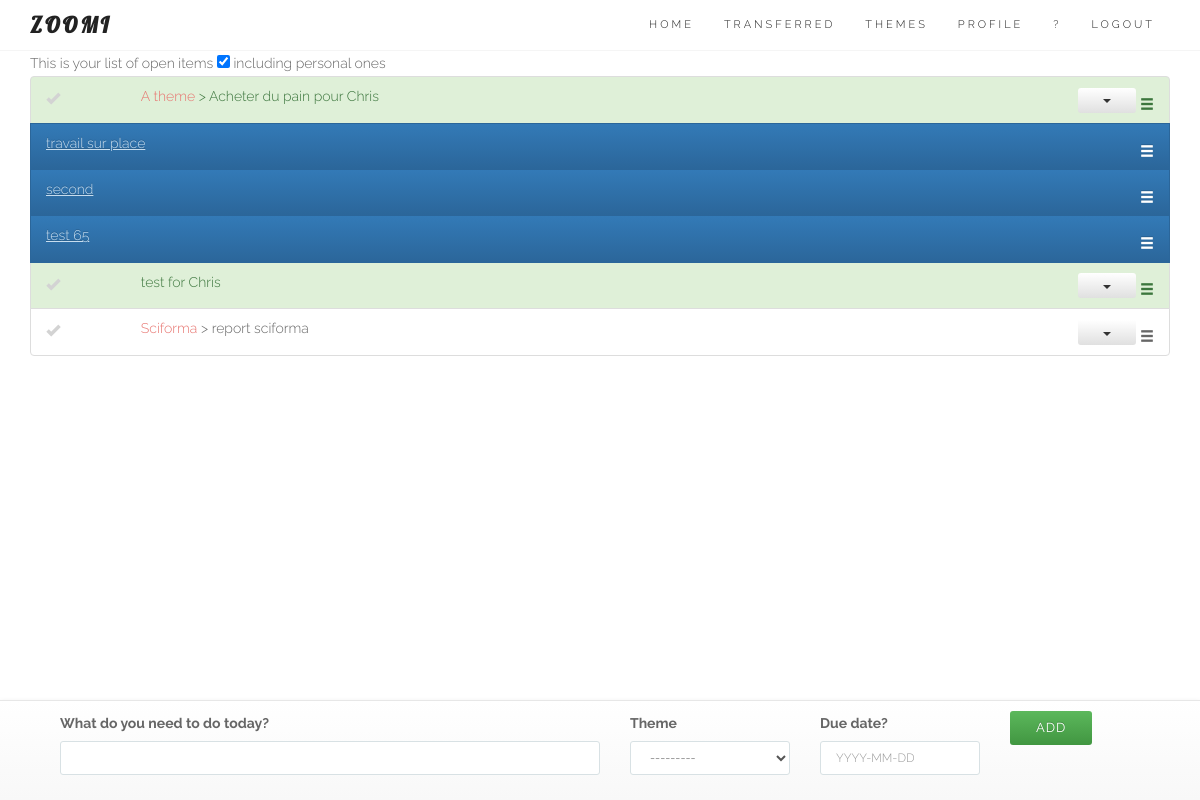
The app's page / (signed in), older data.
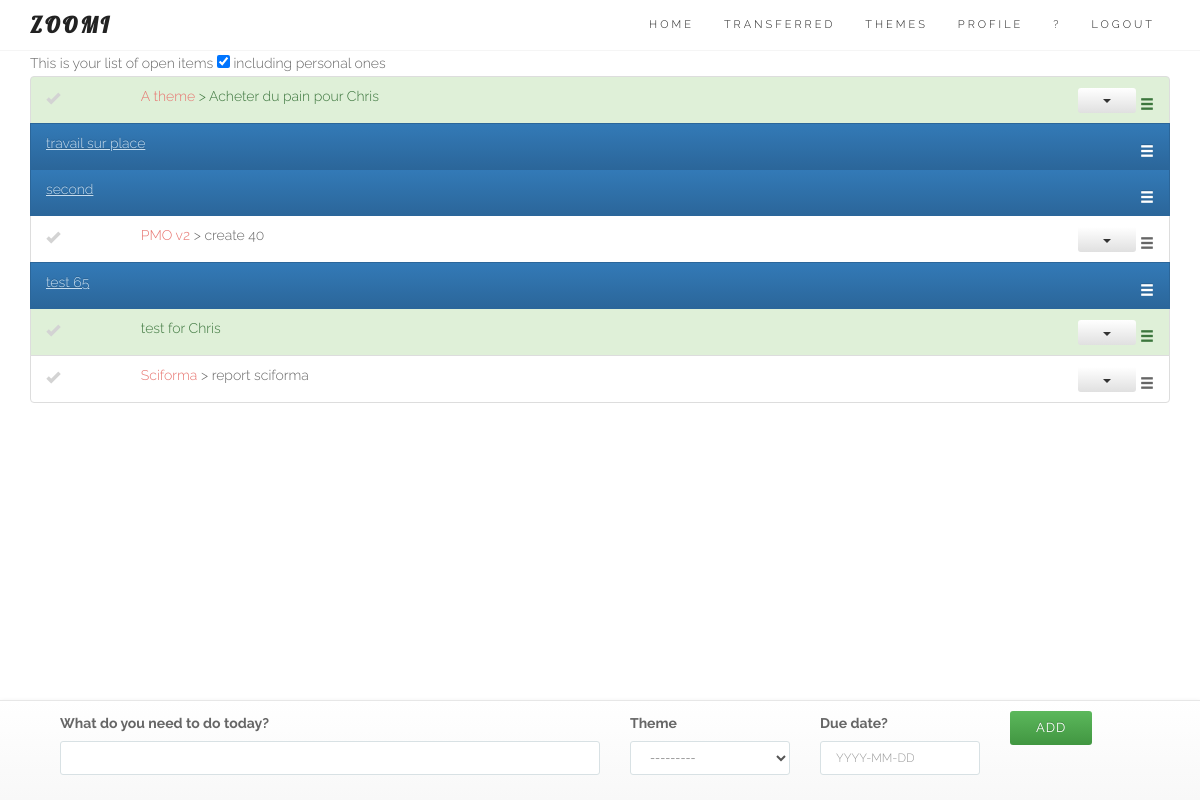
The same page, newer data.
### core/models.py (models this page shows, shortened)
class Entry(models.Model):
	user = models.ForeignKey(User)
	name = models.CharField(max_length=100)
	data = models.CharField(max_length=200, blank=True)
	order = models.IntegerField(default=1000)
	duedate = models.DateField(null=True, blank=True)
	done = models.BooleanField(default=False) # 0 = to do / 1 = completed
	impediment = models.BooleanField(default=False) # 0 = No / 1 = Yes
	transfered = models.BooleanField(default=False) # 0 = No / 1 = Yes = no longer in your List
	personal = models.BooleanField(default=False) # 0 = No / 1 = Yes
	assignees = models.ManyToManyField(User, related_name='assignees',blank=True)
	section = models.BooleanField(default=False) # 0 = No / 1 = Yes
	created_at = models.DateTimeField(auto_now_add=True)
	completed_on = models.DateTimeField(null=True, blank=True)
	theme = models.ForeignKey(Theme, null=True, blank=True)
	class Meta:
		ordering = ['order']
		verbose_name_plural = "entries"
	def __str__(self):
		return str(self.name)
	def update_entry_url(self):
		return reverse (viewname="detail", args=[self.id])
	def update_modal_entry_url(self):
		return reverse (viewname="entrymodal", args=[self.id])
	def comment_entry_url(self):
		return reverse (viewname="commentlist", args=[self.id])
	def theme_entry_url(self):
		return reverse (viewname="themedetails", args=[self.theme.id])

class Theme(models.Model):
	user = models.ForeignKey(User)
	name = models.CharField(max_length=100, null=True, blank=True)
	created_at = models.DateTimeField(auto_now_add=True)
	def __str__(self):
		return str(self.name)

### core/views.py (the view, shortened to what this page needs)
# urls.py: url(r'^$', login_required(coreviews.EntryListAppendViewBS.as_view()), name='entrylistBS'), # Bootstrap test
class EntryListAppendViewBS(ListAppendView):
	model = coremodels.Entry
	template_name = 'entry/listBS.html'
	context_object_name = 'entry'
	hide_sortable = ""
	def get_queryset(self):
		return coremodels.Entry.objects.filter(Q(user=self.request.user, transfered=0) | Q(assignees=self.request.user), done=False).order_by('order')

### core/models.py
class EntryCreateForm(ModelForm):
	class Meta:
		model = Entry
		fields = ['name','theme','duedate'] # the form on the homepage
	def __init__(self, *args, **kwargs): # current_business, as parameter (cf Creeam)
		current_user = kwargs.pop('user')
		super(EntryCreateForm, self).__init__(*args, **kwargs)
		self.fields['name'].label = "What do you need to do today?"
		self.fields['theme'].label = "Theme"
		self.fields['duedate'].label = "Have a due date?"
		self.fields['duedate'].widget.attrs['placeholder'] = "YYYY-MM-DD"
		self.fields['name'].widget.attrs['autofocus'] = "on"
		self.fields['theme'].queryset = Theme.objects.filter(user=current_user)

### core/models.py (called while the page is built)
	def get_form_kwargs(self):
		kwargs = super(ListAppendView, self).get_form_kwargs()
		kwargs['user'] = self.request.user
		return kwargs

### templates/entry/listBS.html (shortened to what this page needs)
{% extends "base/theme.html" %}
{% load sitegate %}
{% load staticfiles %}
{% block page_sub_title %}
<form>
This is your list of open items
<input type='checkbox' class='showpersonal' checked='checked'/> including personal ones
</form>
{% endblock %}
{% block content %}
<link rel="stylesheet" href="{% static "css/zoomi.css" %}">
<section id="services">
	<div class="container">
		<div class="row ">
			<div class="col-lg-12 text-center">
						<ul id="todo_list_BS">
						   	{% for objects in object_list %}
{% block detail %}
									{% include 'entry/detailsBS.html' %}
{% endblock %}
							{% endfor %}
						</ul>
			</div>
		</div>
	</div>
</section>
{% endblock %}
{% block footer %}
	<footer class="navbar navbar-default navbar-fixed-bottom footerform">
		<div class="container">
			{% include 'entry/create.html' %}
		</div>
	</footer>
{% endblock %}

### templates/entry/detailsBS.html (shortened to what this page needs)
								<li id="entry_{{ objects.id }}" class="list-group-item
										{% if objects.section == 1 %}active{% endif %}
										{% if objects.transfered == 1 %}list-group-item-success{% endif %}
										">
								  	<div class="row">
										<div class="{% if objects.section == 1 %}hidden-xs hidden-sm hidden-md{% else %}hidden-xs col-sm-1 col-md-1{% endif %}">
								   			<span class="{% if objects.section == 0 %}glyphicon glyphicon-ok entrycheckmark{% endif %} {% if objects.done == 1 %}completed{% else %}todo{% endif %}" onclick="EntryComplete({{ objects.id }})"> </span>
								   		</div>
								   		<div class="col-xs-7 col-sm-6 col-md-6 col-lg-6 text-left">
								   			<p class="list-group-item-text">
								   				{% if objects.theme %}
								   					<a href="{{ objects.theme_entry_url }}">{{ objects.theme }}</a> >
								   				{% endif %}
								   				{% if objects.section == 1 %}
								   					<a href="{{ objects.update_entry_url }}" style="color:#C7DDEF;text-decoration: underline;">{{ objects|truncatewords:10 }}</a>
								   				{% else %}
									   				{{ objects|truncatewords:10 }}
								   				{% endif %}
									   		</p>
								   		</div>
								   		{% if objects.section == 1 %}
											<div class="col-xs-3 col-sm-1 col-md-1 col-lg-1"></div>
										{% endif %}
								   		<div class="hidden-xs col-sm-3 col-md-3 col-lg-3 text-right">
									    </div>
								   		<div class="hidden-xs col-sm-2 col-md-2 col-lg-2 text-right">
								   			{% if objects.section == 0 %}
												<div class="btn-group">
												  <button type="button" class="btn btn-xs btn-default dropdown-toggle" data-toggle="dropdown" aria-haspopup="true" aria-expanded="false">
												    <span class="caret"></span>
												  </button>
												</div>
											{% endif %}
								   				<span class="glyphicon glyphicon-menu-hamburger selector {{ view.hide_sortable }}">
									    </div>
									</div>
								</li>

Row changes from the older to the newer data that the page shows:
now on this page (row edited): Entry: section False (drawn), theme "PMO v2", name "create 40", transfered False (drawn)
